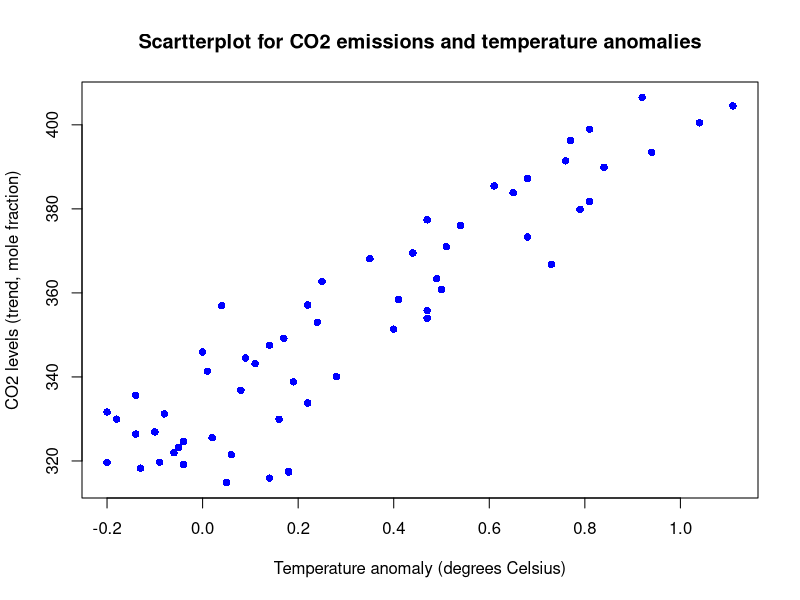
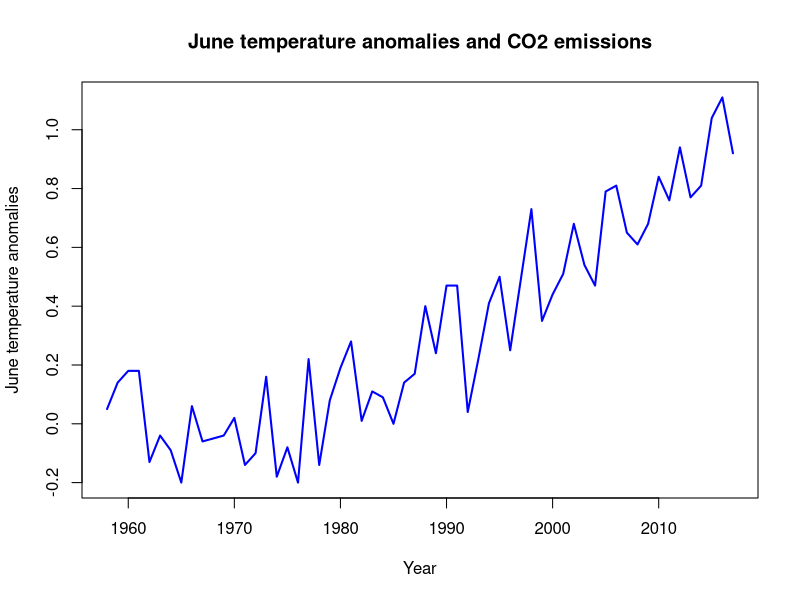
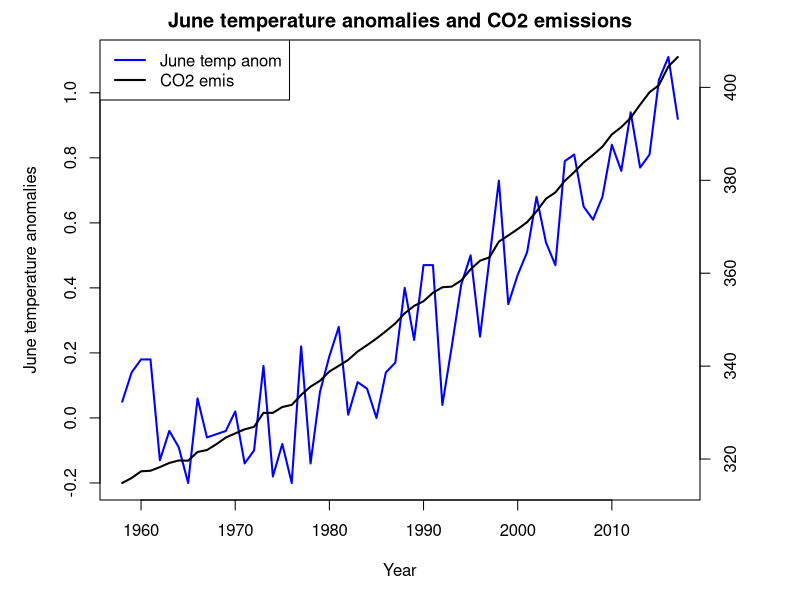
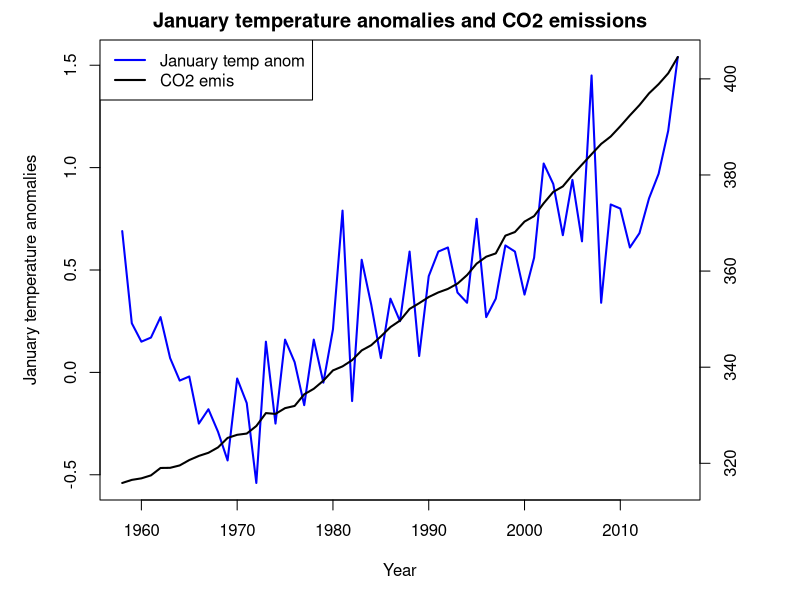
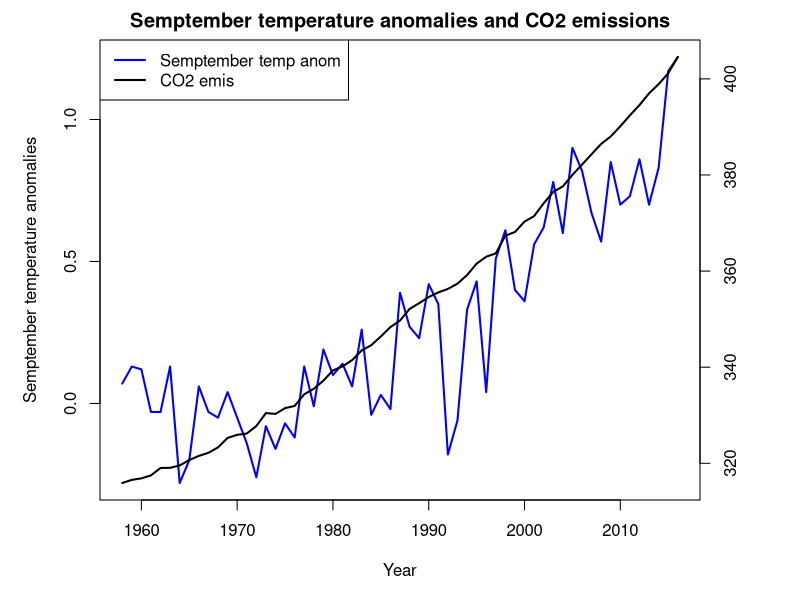

R code for these plots, in order:
CO2data <- read.csv("Data/1_CO2_data.csv")
tempdata <- read.csv("Data/NH.Ts+dSST.csv", skip = 1, na.strings = "***")

# contains only june emissions
CO2data_june <- CO2data[CO2data$Month == 6, ]

# merge two datasets
names(CO2data)[1] <- "Year"
tempCO2data <- merge(tempdata, CO2data_june)

head(tempCO2data[, c("Year", "Jun", "Trend")])

# scatterplot or CO2 emissions and temperature anomalies
plot(tempCO2data$Jun, tempCO2data$Trend,
     xlab = "Temperature anomaly (degrees Celsius)",
     ylab = "CO2 levels (trend, mole fraction)",
     pch = 16, col = "blue")

title("Scartterplot for CO2 emissions and temperature anomalies")

# calculate correlation coefficient
cor(tempCO2data$Jun, tempCO2data$Trend)

# create dataset for linear plot
tempCO2data$Jun <- ts(tempCO2data$Jun,
                      start = c(1958), end = c(2017), frequency = 1)

tempCO2data$Trend <- ts(tempCO2data$Trend,
                        start = c(1958), end = c(2017), frequency = 1)

# linear plot for june temperature anomalies and CO2 emissions
plot(tempCO2data$Jun, type = "l", col = "blue", lwd = 2,
     ylab = "June temperature anomalies", xlab = "Year")

title("June temperature anomalies and CO2 emissions")

# create extra margins used for the second axis
par(mar = c(5, 5, 2, 5))

plot(tempCO2data$Jun, type = "l", col = "blue", lwd = 2,
     ylab = "June temperature anomalies", xlab = "Year")

title("June temperature anomalies and CO2 emissions")

# This puts the next plot into the same picture
par(new = T)

# No axis no labels
plot(tempCO2data$Trend, pch = 16, lwd = 2,
     axes = FALSE, xlab = NA, ylab = NA, cex = 1.2)

axis(side = 4)
mtext(side = 5, line = 3, "CO2 emissions")

legend("topleft", legend = c("June temp anom", "CO2 emis"),
       lty = c(1, 1), col = c("blue", "black"), lwd = 2)

#EXTRA PRACTISE
#plots for January and September
CO2data_january <- CO2data[CO2data$Month == 1, ]
CO2data_september <- CO2data[CO2data$Month == 9, ]

tempCO2data <- merge(tempdata, CO2data_january)
tempCO2data <- merge(tempdata, CO2data_september)

head(tempCO2data[, c("Year", "Jan", "Trend")])

tempCO2data$Jan <- ts(tempCO2data$Jan,
    start = c(1958), end = c(2016), frequency = 1
)

tempCO2data$Sep <- ts(tempCO2data$Sep,
    start = c(1958), end = c(2016), frequency = 1
)

tempCO2data$Trend <- ts(tempCO2data$Trend,
    start = c(1958), end = c(2016), frequency = 1
)

par(mar = c(5, 5, 2, 5))

#JANUARY
plot(tempCO2data$Jan, type = "l", col = "blue", lwd = 2,
     ylab = "January temperature anomalies", xlab = "Year")

title("January temperature anomalies and CO2 emissions")

par(new = T)

plot(tempCO2data$Trend,
    pch = 16, lwd = 2,
    axes = FALSE, xlab = NA, ylab = NA, cex = 1.2
)

axis(side = 4)
mtext(side = 5, line = 3, "CO2 emissions")

legend("topleft",
    legend = c("January temp anom", "CO2 emis"),
    lty = c(1, 1), col = c("blue", "black"), lwd = 2
)

#SEPTEMBER
plot(tempCO2data$Sep,
    type = "l", col = "blue", lwd = 2,
    ylab = "Semptember temperature anomalies", xlab = "Year"
)

title("Semptember temperature anomalies and CO2 emissions")

par(new = T)

plot(tempCO2data$Trend,
    pch = 16, lwd = 2,
    axes = FALSE, xlab = NA, ylab = NA, cex = 1.2
)

axis(side = 4)
mtext(side = 5, line = 3, "CO2 emissions")

legend("topleft",
    legend = c("Semptember temp anom", "CO2 emis"),
    lty = c(1, 1), col = c("blue", "black"), lwd = 2
)
